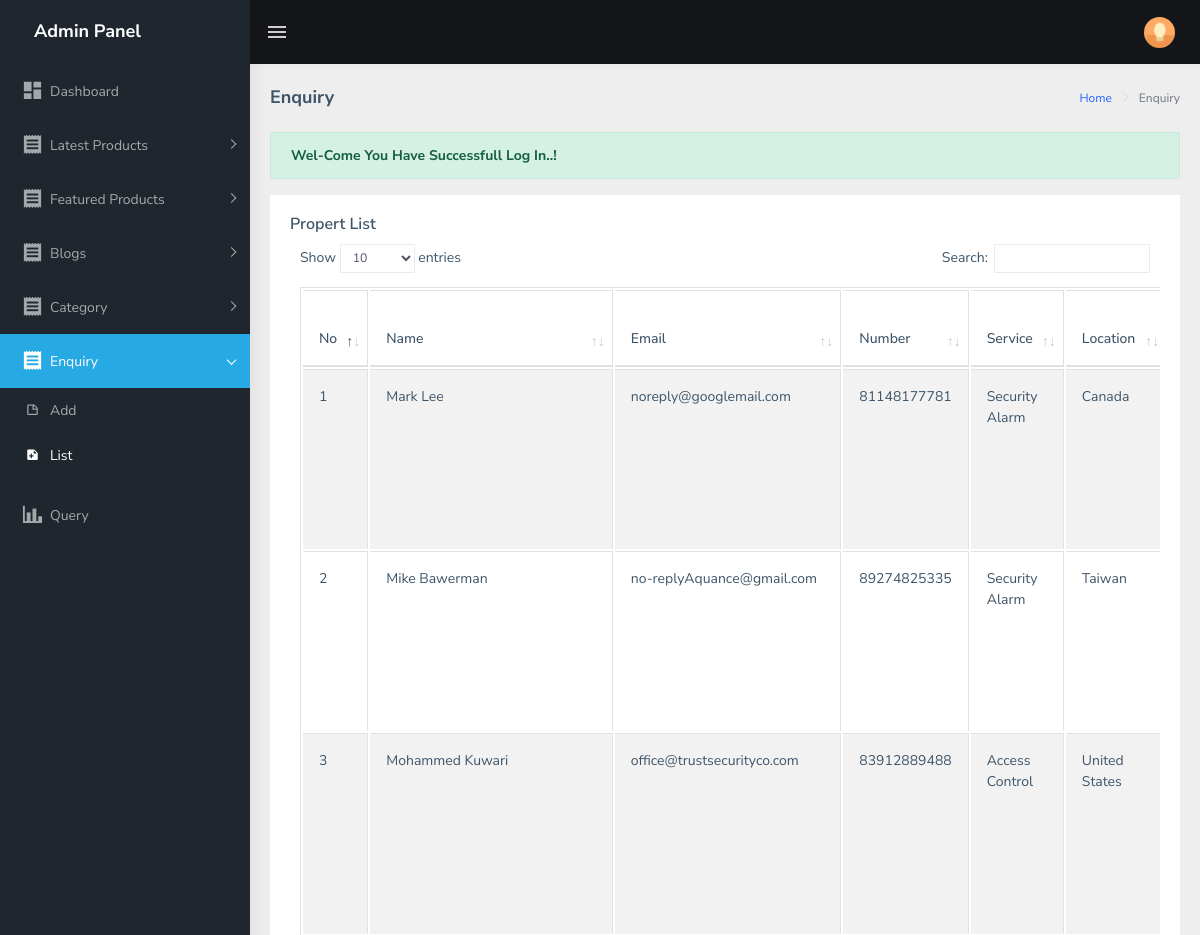
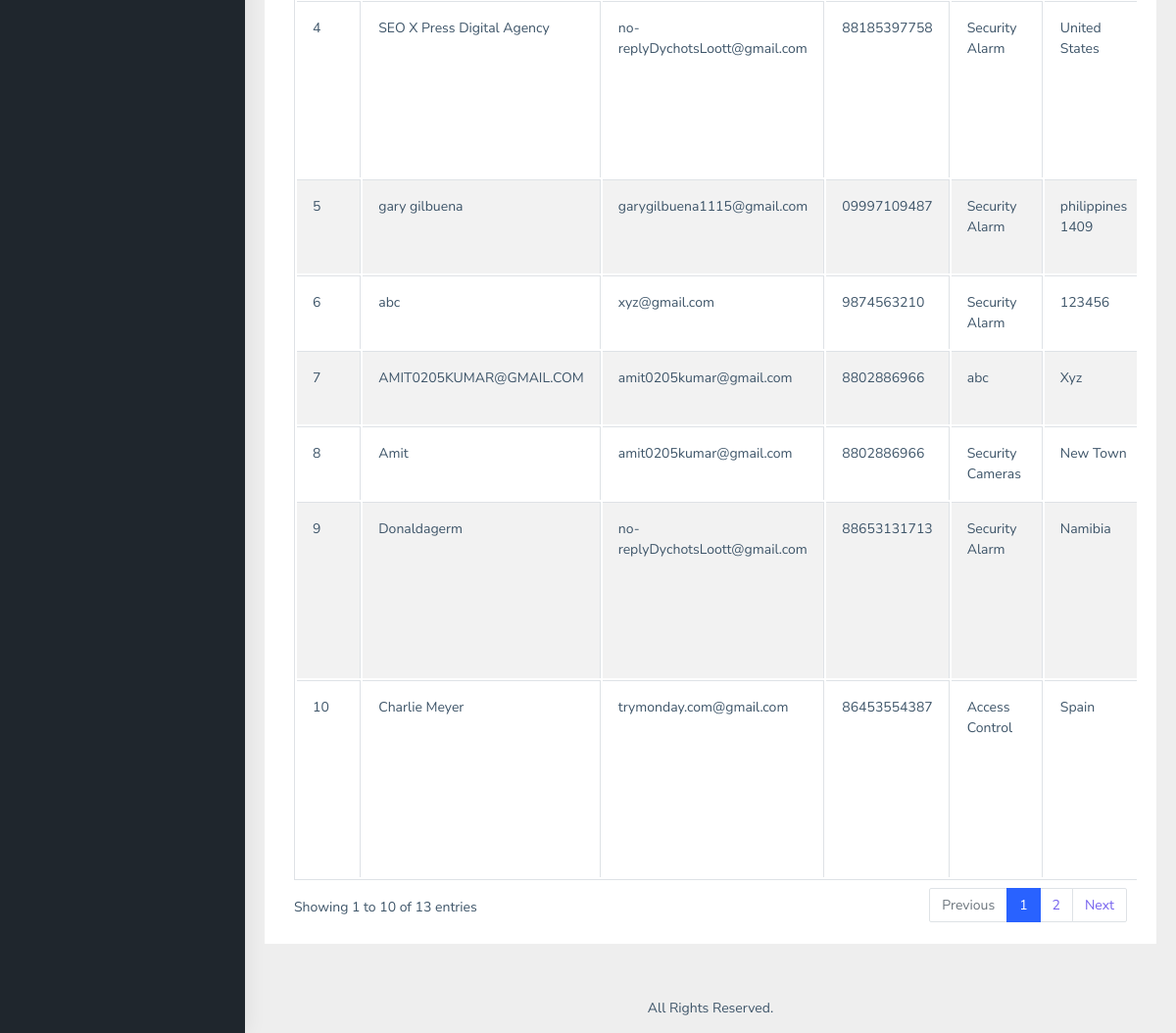
The page /admin/enquiry.php (signed in) on the database its author committed (2 pictures, top to bottom).
### tables this page shows
CREATE TABLE `enquiry` (
  `id` int(11) NOT NULL,
  `name` varchar(255) NOT NULL,
  `email` varchar(255) NOT NULL,
  `number` varchar(255) NOT NULL,
  `service` varchar(255) NOT NULL,
  `location` varchar(255) NOT NULL,
  `discription` varchar(255) NOT NULL,
  `created_date` date NOT NULL
);

### admin/enquiry.php (the view, shortened to what this page needs)
<!DOCTYPE html>
<html>
<head>
  <?php include("include/head.php"); ?>
</head>
  <?php include("include/profile.php"); ?>
  <?php include("include/sidebar.php"); ?>
        <div class="page-wrapper">
            <div class="page-breadcrumb">
                <div class="row">
                    <div class="col-12 d-flex no-block align-items-center">
                        <h4 class="page-title">Enquiry</h4>
                        <div class="ml-auto text-right">
                            <nav aria-label="breadcrumb">
                                <ol class="breadcrumb">
                                    <li class="breadcrumb-item"><a href="index.php">Home</a></li>
                                    <li class="breadcrumb-item active" aria-current="page">Enquiry</li>
                                </ol>
                            </nav>
                        </div>
                    </div>
                </div>
            </div>
            <div class="container-fluid">
                <?php include('include/set_message.php'); ?>
                <div class="row">
                    <div class="col-12">
                        <div class="card">
                            <div class="card-body">
                                <h5 class="card-title">Propert List</h5>
                                <div class="table-responsive">
                                    <table id="zero_config" class="table table-striped table-bordered">
                                        <thead>
                                            <tr>
                                                <th>No</th>
                                                <th>Name</th>
                                                <th>Email</th>
                                                <th>Number</th>
                                                <th>Service</th>
                                                <th>Location</th>
                                            </tr>
                                        </thead>
                                        <tbody>
                                        <?php
                                          include("include/config.php");
                                          $cat = "SELECT * FROM `enquiry` ORDER BY id  DESC";
                                          $result = mysqli_query($con,$cat);
                                          $co = 1;
                                          while ($row = mysqli_fetch_assoc($result)) {
                                        ?>
                                          <tr>
                                          <td><?=$co?></td>
                                          <td><?=$row['name']?></td>
                                          <td><?=$row['email']?></td>
                                          <td><?=$row['number']?></td>
                                          <td><?=$row['service']?></td>
                                          <td><?=$row['location']?></td>
                                        </tr>
                                      <?PHP $co++;
                                       }
                                     ?>
                                        </tbody>
                                    </table>
                                </div>
                            </div>
                        </div>
                    </div>
                </div>
            </div>
  <?php include("include/footer.php"); ?>
</body>
</html>

### admin/include/head.php (shortened to what this page needs)
<link href="assets/libs/flot/css/float-chart.css" rel="stylesheet">
<link rel="stylesheet" type="text/css" href="assets/extra-libs/multicheck/multicheck.css">
<link href="assets/libs/datatables.net-bs4/css/dataTables.bootstrap4.css" rel="stylesheet">
<link href="dist/css/style.min.css" rel="stylesheet">
<link href="dist/css/style.min.css" rel="stylesheet">

### admin/include/profile.php (shortened to what this page needs)
<body>
    <div id="main-wrapper">
        <header class="topbar" data-navbarbg="skin5">
            <nav class="navbar top-navbar navbar-expand-md navbar-dark">
                <div class="navbar-header" data-logobg="skin5">
                    <a class="navbar-brand" href="index.php">
                        <span class="logo-text">
                             <h4 class="m-0 pl-4">Admin Panel</h4>
                        </span>
                    </a>
                </div>
                <div class="navbar-collapse collapse" id="navbarSupportedContent" data-navbarbg="skin5">
                    <ul class="navbar-nav float-left mr-auto">
                        <li class="nav-item d-none d-md-block"><a class="nav-link sidebartoggler waves-effect waves-light" href="javascript:void(0)" data-sidebartype="mini-sidebar"><i class="mdi mdi-menu font-24"></i></a></li>
                    </ul>
                    <ul class="navbar-nav float-right">
                        <li class="nav-item dropdown">
                            <a class="nav-link dropdown-toggle text-muted waves-effect waves-dark pro-pic" href="" data-toggle="dropdown" aria-haspopup="true" aria-expanded="false"><img src="assets/images/users/1.jpg" alt="user" class="rounded-circle" width="31"></a>
                        </li>
                    </ul>
                </div>
            </nav>
        </header>

### admin/include/sidebar.php (shortened to what this page needs)
<aside class="left-sidebar" data-sidebarbg="skin5">
    <div class="scroll-sidebar">
        <nav class="sidebar-nav">
            <ul id="sidebarnav" class="p-t-30">
                <li class="sidebar-item"> <a class="sidebar-link waves-effect waves-dark sidebar-link" href="index.php" aria-expanded="false"><i class="mdi mdi-view-dashboard"></i><span class="hide-menu">Dashboard</span></a></li>
                <li class="sidebar-item"> <a class="sidebar-link has-arrow waves-effect waves-dark" href="javascript:void(0)" aria-expanded="false"><i class="mdi mdi-receipt"></i><span class="hide-menu">Latest Products </span></a>
                </li>
                <li class="sidebar-item"> <a class="sidebar-link has-arrow waves-effect waves-dark" href="javascript:void(0)" aria-expanded="false"><i class="mdi mdi-receipt"></i><span class="hide-menu">Featured Products </span></a>
                </li>
                <li class="sidebar-item"> <a class="sidebar-link has-arrow waves-effect waves-dark" href="javascript:void(0)" aria-expanded="false"><i class="mdi mdi-receipt"></i><span class="hide-menu">Blogs </span></a>
                </li>
                <li class="sidebar-item"> <a class="sidebar-link has-arrow waves-effect waves-dark" href="javascript:void(0)" aria-expanded="false"><i class="mdi mdi-receipt"></i><span class="hide-menu">Category </span></a>
                </li>
                <li class="sidebar-item"> <a class="sidebar-link has-arrow waves-effect waves-dark" href="javascript:void(0)" aria-expanded="false"><i class="mdi mdi-receipt"></i><span class="hide-menu">Enquiry </span></a>
                    <ul aria-expanded="false" class="collapse  first-level">
                        <li class="sidebar-item"><a href="add_enquiry.php" class="sidebar-link"><i class="mdi mdi-note-outline"></i><span class="hide-menu"> Add </span></a></li>
                        <li class="sidebar-item"><a href="enquiry.php" class="sidebar-link"><i class="mdi mdi-note-plus"></i><span class="hide-menu"> List </span></a></li>
                    </ul>
                </li>
                <li class="sidebar-item"> <a class="sidebar-link waves-effect waves-dark sidebar-link" href="query.php" aria-expanded="false"><i class="mdi mdi-chart-bar"></i><span class="hide-menu">Query</span></a>
                </li>
            </ul>
        </nav>
    </div>
</aside>

### admin/include/set_message.php (shortened to what this page needs)
<?php
    if(!empty($_SESSION['success'])){
        foreach ($_SESSION['success'] as $er) {
        } ?>
        <div class="alert alert-success" role="alert">
		  <strong><?php  echo $er;  ?></strong>
		</div>
	<?php  unset($_SESSION['success']);
    }
?>

### admin/include/footer.php (shortened to what this page needs)
        <footer class="footer text-center">
            All Rights Reserved.
        </footer>
    </div>
</div>

### rows shown on the page
enquiry: name "Mark Lee", email "noreply@googlemail.com", number "81148177781", service "Security Alarm", location "Canada"
enquiry: name "Mike Bawerman", email "no-replyAquance@gmail.com", number "89274825335", service "Security Alarm", location "Taiwan"
enquiry: name "Mohammed Kuwari", email "office@trustsecurityco.com", number "83912889488", service "Access Control", location "United States"
enquiry: name "SEO X Press Digital Agency", email "no-replyDychotsLoott@gmail.com", number "88185397758", service "Security Alarm", location "United States"
enquiry: name "gary gilbuena", email "garygilbuena1115@gmail.com", number "09997109487", service "Security Alarm", location "philippines 1409"
enquiry: name "abc", email "xyz@gmail.com", number "9874563210", service "Security Alarm", location "123456"
enquiry: name "AMIT0205KUMAR@GMAIL.COM", email "amit0205kumar@gmail.com", number "8802886966", service "abc", location "Xyz"
enquiry: name "Amit", email "amit0205kumar@gmail.com", number "8802886966", service "Security Cameras", location "New Town"
enquiry: name "Donaldagerm", email "no-replyDychotsLoott@gmail.com", number "88653131713", service "Security Alarm", location "Namibia"
enquiry: name "Charlie Meyer", email "trymonday.com@gmail.com", number "86453554387", service "Access Control", location "Spain"

### other values the page prints
$er "Wel-Come You Have Successfull Log In..!"
